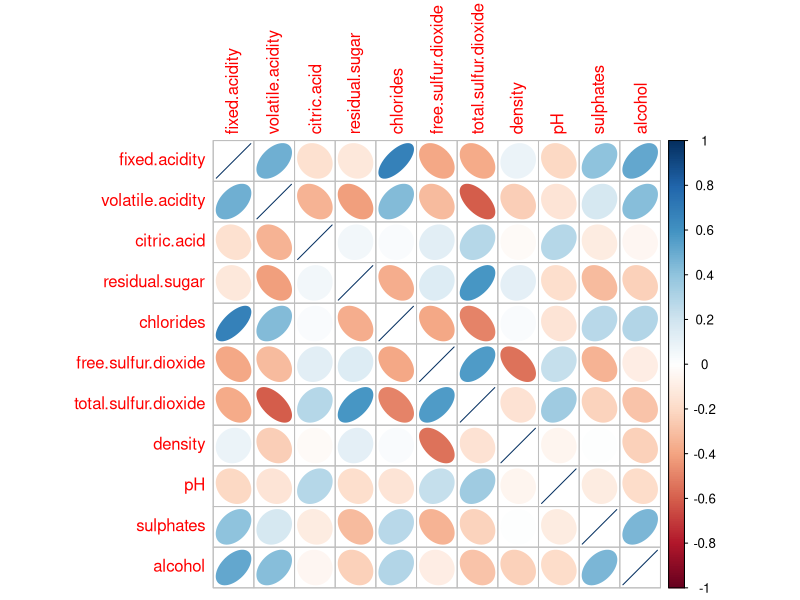
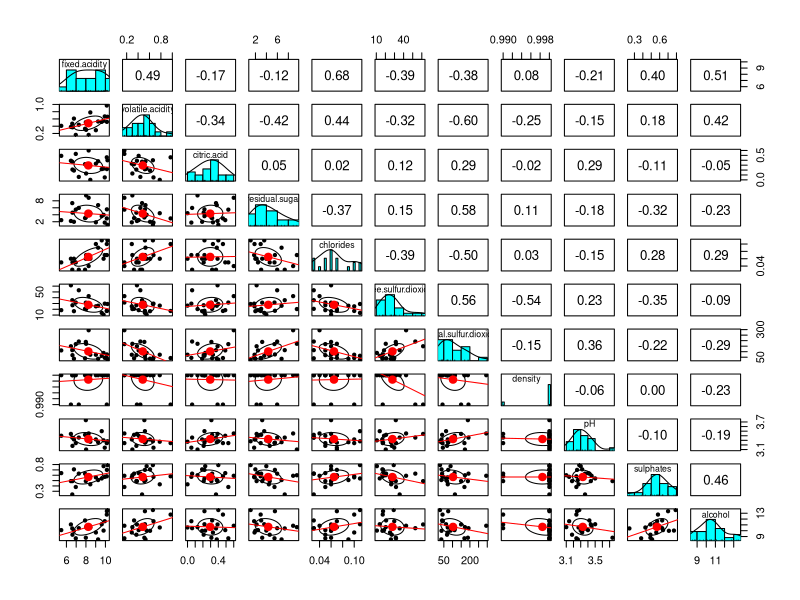
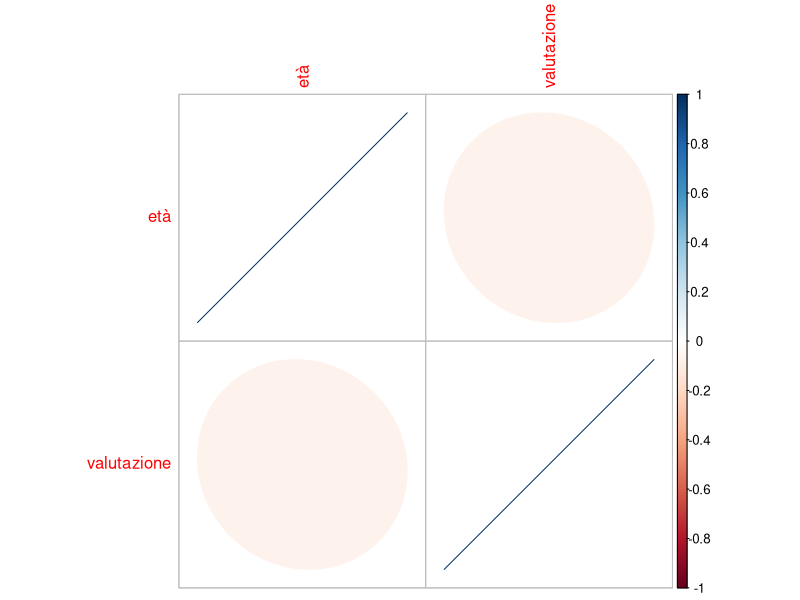
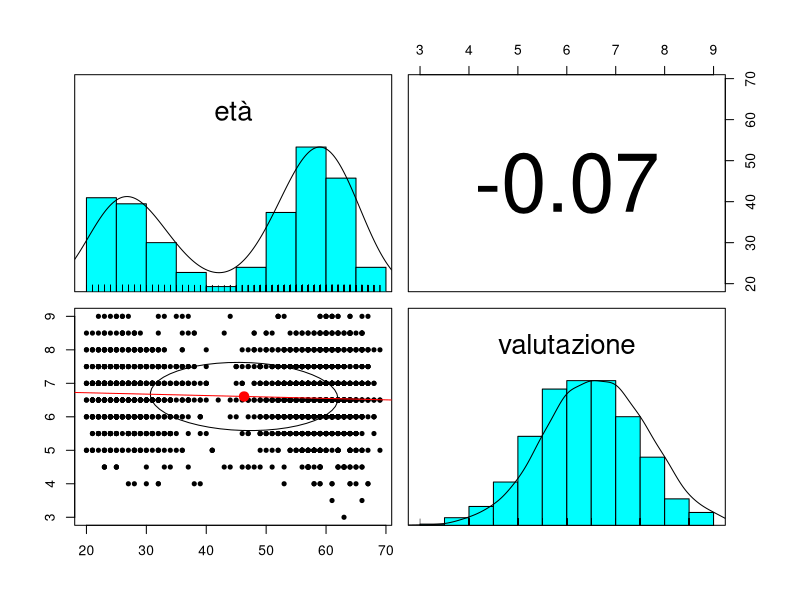
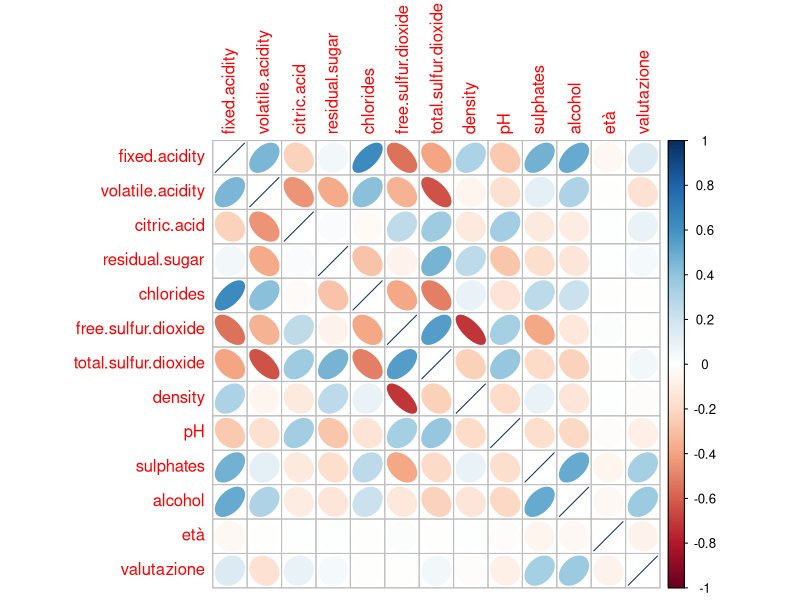
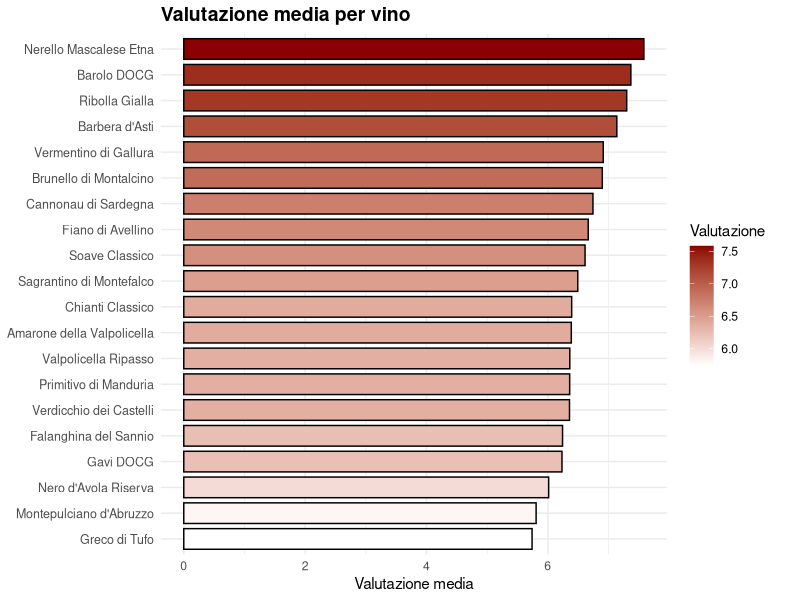
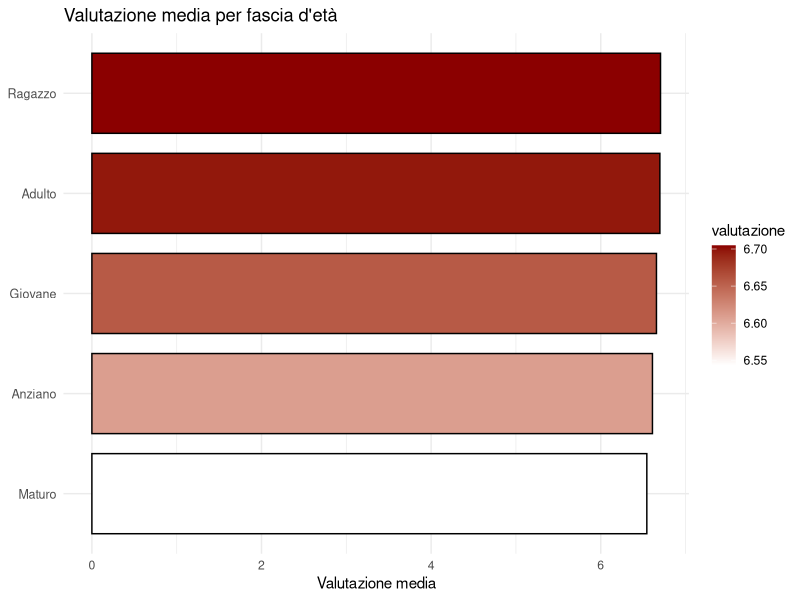

The R script that drew these images, in order: (Note: this script raises an error after producing the figures.)
## ---- chunk 1
knitr::opts_chunk$set(echo = TRUE)
library(psych)
library(corrplot)
library(dplyr)
library(cluster)
library(skimr)
rm(list=ls())
## ---- chunk 2
vini <- read.csv("vini.csv")
vini$type <- as.factor(vini$type)
vini$wine_id <- as.character(vini$wine_id)

head(vini)
skim_without_charts(vini)
## ---- chunk 3
recensioni <- read.csv("recensioni.csv", row.names="review_id")

recensioni$nazionalità <- as.factor(recensioni$nazionalità)
recensioni$sesso <- as.factor(recensioni$sesso)
recensioni$wine_id <- as.character(recensioni$wine_id)


skim_without_charts(recensioni)
head(recensioni)
## ---- chunk 4

vini_quant <- vini[, 
                  c("fixed.acidity", "volatile.acidity", "citric.acid", "residual.sugar", "chlorides", 
                    "free.sulfur.dioxide", "total.sulfur.dioxide", "density", "pH", "sulphates",
                    "alcohol")
                  ]

## ---- chunk 5
summary(vini)
## ---- chunk 6
corrplot(cor(vini_quant), method="ellipse")
## ---- chunk 7
pairs.panels(vini_quant, lm=T)
## ---- chunk 8
recensioni_quant <- recensioni[, c("età", "valutazione")]
summary(recensioni)

corrplot(cor(recensioni_quant), method="ellipse")
pairs.panels(recensioni_quant, lm=T)
## ---- chunk 9
dataset <- full_join(vini, recensioni, by="wine_id")
colnames(dataset)
head(dataset)
## ---- chunk 10
summary(dataset)
dataset_quant <- dataset[ , c("fixed.acidity", "volatile.acidity", "citric.acid", "residual.sugar", "chlorides", "free.sulfur.dioxide", "total.sulfur.dioxide", "density", "pH", "sulphates", "alcohol", "età", "valutazione")]

corrplot(cor(dataset_quant), method="ellipse")
## ---- chunk 11
library(ggplot2)
library(dplyr)

media_vini <- dataset %>%
  group_by(id_vino) %>%
  summarise(valutazione = mean(valutazione, na.rm = TRUE)) %>%
  arrange(valutazione) %>%
  tail(20)

p <- ggplot(media_vini, aes(x = reorder(id_vino, valutazione), y = valutazione, fill = valutazione)) +
  geom_col(color = "black", width = 0.8) +
  coord_flip() +
  scale_fill_gradient(low = "white", high = "#8B0000", guide = guide_colorbar(title = "Valutazione")) +
  labs(title = "Valutazione media per vino",
       x = NULL,
       y = "Valutazione media") +
  theme_minimal() +
  theme(
    axis.text.y = element_text(size = 9),
    plot.title = element_text(size = 14, face = "bold"),
    legend.position = "right",
    plot.margin = margin(5, 20, 5, 5)
  )

print(p)

## ---- chunk 12
summary(dataset$età)

dataset$fascia_età <- cut(recensioni$età, 
     breaks = c(0, 26, 36, 51, 65, Inf), 
     labels = c("Ragazzo", "Giovane", "Adulto", "Maturo", "Anziano"),
     right = FALSE
 )


summary(dataset$fascia_età)
## ---- chunk 13

# --- 3) Riepilogo fasce età e grafico ---
media_eta <- dataset %>%
  group_by(fascia_età) %>%
  summarise(valutazione = mean(valutazione, na.rm = TRUE),
            sd = sd(valutazione, na.rm = TRUE),
            n = sum(!is.na(valutazione))) %>%
  arrange(valutazione)

print(media_eta)

media_eta <- media_eta %>% mutate(se = sd / sqrt(pmax(n,1)))
p_eta <- ggplot(media_eta, aes(x = reorder(fascia_età, valutazione), y = valutazione, fill = valutazione)) +
  geom_col(color = "black", width = 0.8) +
  geom_errorbar(aes(ymin = valutazione - se, ymax = valutazione + se), width = 0.2) +
  coord_flip() +
  scale_fill_gradient(low = "white", high = "#8B0000") +
  labs(title = "Valutazione media per fascia d'età", x = NULL, y = "Valutazione media") +
  theme_minimal() + theme(axis.text.y = element_text(size = 9))
print(p_eta)

# --- 4) Statistiche sulle fasce età ---
dataset$fascia_eta2 <- factor(dataset$fascia_età)
mod_aov <- aov(valutazione ~ fascia_età, data = dataset)
cat("\n--- ANOVA standard ---\n"); print(summary(mod_aov))

cat("\nShapiro-Wilk residui:\n"); print(shapiro.test(residuals(mod_aov)))

if (!requireNamespace("car", quietly = TRUE)) install.packages("car")
library(car)
cat("\nLevene's Test:\n"); print(leveneTest(valutazione ~ fascia_età, data = dataset))

cat("\nTukey HSD:\n"); print(TukeyHSD(mod_aov))

cat("\n--- Welch ANOVA ---\n"); print(oneway.test(valutazione ~ fascia_età, data = dataset, var.equal = FALSE))

cat("\n--- Kruskal-Wallis ---\n"); print(kruskal.test(valutazione ~ fascia_età, data = dataset))

cat("\n--- Games-Howell post-hoc ---\n")
gh <- dataset %>% filter(!is.na(valutazione)) %>% games_howell_test(valutazione ~ fascia_età)
print(gh)

# --- 5) Diagnostic plots (optional, stampa in output grafico) ---
par(mfrow = c(1,2))
plot(mod_aov, which = 1) # Residuals vs Fitted
plot(mod_aov, which = 2) # Q-Q plot
par(mfrow = c(1,1))

## ---- chunk 14
dataset_ragazzi <- dataset[dataset$fascia_età == "Ragazzo",]
dataset_giovani <- dataset[dataset$fascia_età == "Giovane",]
dataset_adulti <- dataset[dataset$fascia_età == "Adulto",]
dataset_maturi <- dataset[dataset$fascia_età == "Maturo",]
dataset_anziani <- dataset[dataset$fascia_età == "Anziano",]
## ---- chunk 15
lm_valutazione_empty <- lm(valutazione ~ 1, dataset)
lm_valutazione_full <- lm(valutazione ~ .-id_vino-wine_id, dataset)


lm_valutazione_AIC_st <- step(
  lm_valutazione_full, 
  direction="both",
  scope=list(lower=lm_valutazione_empty, upper=lm_valutazione_full),
)

summary(lm_valutazione_AIC_st)
## ---- chunk 16
set.seed(1000)
## ---- chunk 17
skim_without_charts(vini)
## ---- chunk 18
vini_quant <- vini[, unlist(lapply(vini, is.numeric) == TRUE)]
colnames(vini_quant)

corrplot(cor(vini_quant), method="number", type="lower")
## ---- chunk 19
pairs.panels(vini_quant, lm=T)
## ---- chunk 20
vini_quant_std <- scale(vini_quant)

n_vini <- nrow(vini)

km2_vini <- kmeans(vini_quant_std, centers=2, nstart=100)
km3_vini <- kmeans(vini_quant_std, centers=3, nstart=100)
km4_vini <- kmeans(vini_quant_std, centers=4, nstart=100)

R2_2 <- km2_vini$betweenss/km2_vini$totss
R2_3 <- km3_vini$betweenss/km3_vini$totss
R2_4 <- km4_vini$betweenss/km4_vini$totss

pseudoF_2 <- (km2_vini$betweenss/(2-1))/(km2_vini$tot.withinss/(n_vini-2))
pseudoF_3 <- (km3_vini$betweenss/(3-1))/(km3_vini$tot.withinss/(n_vini-3))
pseudoF_4 <- (km4_vini$betweenss/(4-1))/(km4_vini$tot.withinss/(n_vini-4))


data.frame(
  gruppi=c(2,3,4),
  R2=c(R2_2, R2_3, R2_4),
  pseudoF=c(pseudoF_2,pseudoF_3,pseudoF_4)
)

## ---- chunk 21
km2_vini
km3_vini
km4_vini
## ---- chunk 22
summary(recensioni)

recensioni_quant <- recensioni[, unlist(lapply(recensioni, is.numeric))]
head(recensioni_quant)
## ---- chunk 23
recensioni_quant_std <- scale(recensioni_quant)

n_recensioni <- nrow(recensioni)

km2_recensioni <- kmeans(recensioni_quant_std, centers=2, nstart=100)
km3_recensioni <- kmeans(recensioni_quant_std, centers=3, nstart=100)
km4_recensioni <- kmeans(recensioni_quant_std, centers=4, nstart=100)
km5_recensioni <- kmeans(recensioni_quant_std, centers=5, nstart=100)
km6_recensioni <- kmeans(recensioni_quant_std, centers=6, nstart=100)

R2_2 <- km2_recensioni$betweenss/km2_recensioni$totss
R2_3 <- km3_recensioni$betweenss/km3_recensioni$totss
R2_4 <- km4_recensioni$betweenss/km4_recensioni$totss
R2_5 <- km5_recensioni$betweenss/km5_recensioni$totss
R2_6 <- km6_recensioni$betweenss/km6_recensioni$totss


pseudoF_2 <- (km2_recensioni$betweenss/(2-1))/(km2_recensioni$tot.withinss/(n_recensioni-2))
pseudoF_3 <- (km3_recensioni$betweenss/(3-1))/(km3_recensioni$tot.withinss/(n_recensioni-3))
pseudoF_4 <- (km4_recensioni$betweenss/(4-1))/(km4_recensioni$tot.withinss/(n_recensioni-4))
pseudoF_5 <- (km5_recensioni$betweenss/(5-1))/(km5_recensioni$tot.withinss/(n_recensioni-5))
pseudoF_6 <- (km6_recensioni$betweenss/(6-1))/(km6_recensioni$tot.withinss/(n_recensioni-6))


data.frame(
  gruppi=c(2,3,4,5,6),
  R2=c(R2_2, R2_3, R2_4, R2_5, R2_6),
  pseudoF=c(pseudoF_2,pseudoF_3,pseudoF_4, pseudoF_5, pseudoF_6)
)

## ---- chunk 24
km2_recensioni$centers
km3_recensioni$centers
km4_recensioni$centers
km5_recensioni$centers
km6_recensioni$centers

table(km4_recensioni$cluster)
prop.table(table(km4_recensioni$cluster))
## ---- chunk 25
recensioni$km_6 <- km6_recensioni$cluster
recensioni$sw_km_6 <- silhouette(
  km6_recensioni$cluster, 
  dist(recensioni_quant_std, method = "euclidean")
)[, "sil_width"]
  
summary(recensioni$sw_km_6)

recensioni[recensioni$sw_km_6 < 0.1, ]
## ---- chunk 26

plot(
     recensioni_quant_std[, "valutazione"], 
     recensioni_quant_std[, "età"],
     col = recensioni$km_6,
     pch=19
)
